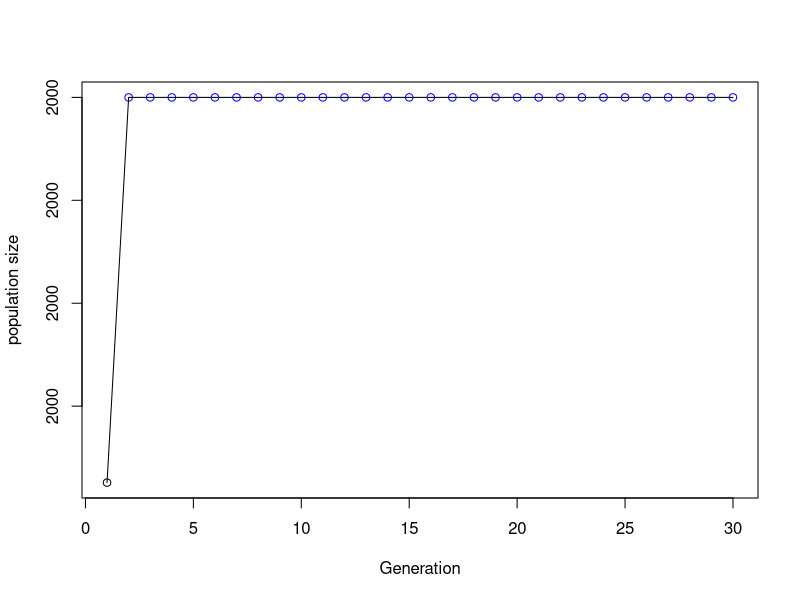

Source code (R):
# 22 Oct 2016. start 9:20 am
#2.6 Exercises
#1. Write a loop that prints out the numbers from 20 to 10
for (i in 20:10){
  print(i)
}

#2. Write a loop that print out only the numbers from 20 to 10 that are even
is_even <- function(x){
  if (x %% 2 == 0){
    return(TRUE)
  }else{
    return(FALSE)
  }
}

for (i in 20:10){
  if (is_even(i)){
  print(i)
}
}

#3. Write a function that calculates whether a number is a prime number (hint: what does 2 %% 3 give you?)
# The hint didn't help.


is_prime <- function(num) {
  if (num == 2) {
    TRUE
  } else if (any(num %% 2:(num-1) == 0)) {
    FALSE
  } else { 
    TRUE
  }
}

b <- 37
if(is_prime(b)){
  cat(b, "is prime")
} else {
  cat(b, "is not prime")
}



# 4. Write a loop that prints out the numbers from 1 to 20, printing “Good: NUMBER” if the number is
# divisible by five and “Job: NUMBER” if then number is prime, and nothing otherwise.

div_by_five <- function(x) {
  if(x %% 5 == 0) {
    return(TRUE)
  }else{
    return(FALSE)
  }
}
  

for (i in 1:20){
  if (div_by_five(i)){
    cat("Good: ",i, "\n")
  }else if(is_prime(i)){
    cat("job: ", i, "\n")
  }else{
    cat(i, "\n")
  }
}

# 4. A biologist is modelling population growth using a Gompertz curve, which is defined as y(t) = a.e−b.e−c.t
# where y is population size, t is time, a and b are parameters, and e is the exponential function. Write
# them a function that calculates population size at any time for any values of its parameters.

pop_size_at_t <- function(t, a, b, c){
  y = a*(exp(-b*(exp(-c*t))))
  return(y)
}
print(pop_size_at_t(194,20,33,22))
# Well, I think the above is working, but have some doubts

# 5. The biologist likes your function so much they want you to write another function that plots the progress
# of the population over a given length of time. Write it for them.

pop_size_over_time <- function(final_time,a,b,c){
  for (i in 1:final_time){
    cat(i, ",", pop_size_at_t(i, a, b, c), "\n")
  }
}
#pop_size_over_time(30,2000,3000,2)# still don't like look of output

# 6. The biologist likes your function so much they want you to write another function that plots the progress
# of the population over a given length of time. Write it for them.


get_pop_growth_list <- function(final_time,a,b,c){
  pop_growth_list <- c()#create empty list
  for (i in 1:final_time){
    current_pop_size <- pop_size_at_t(i, a, b, c)
    pop_growth_list <- c(pop_growth_list, current_pop_size)#add to growing list
  }
  return(pop_growth_list)
}
final_time <- 30
a <- 2000
b <- 100
c <- 30
d = get_pop_growth_list(final_time,a,b,c)

plot(d,type="o", col = ifelse(d < a,'black',ifelse(b, 'blue', "red")), xlab="Generation", ylab = "population size") # that was easy

#pop_size_over_time(final_time,a,b,c)
# 8. You are beginning to suspect the biologist is taking advantage of you. Modify your function to plot in
# purple any y value that’s above a and b. Hint: try putting 3==3 & 2==2 and 3==4 | 2==2 into an if
# statement and see what you get. Using this construction may make this simpler.

# I am starting to suspect that either my initial function is not working, or I am missing a key element
